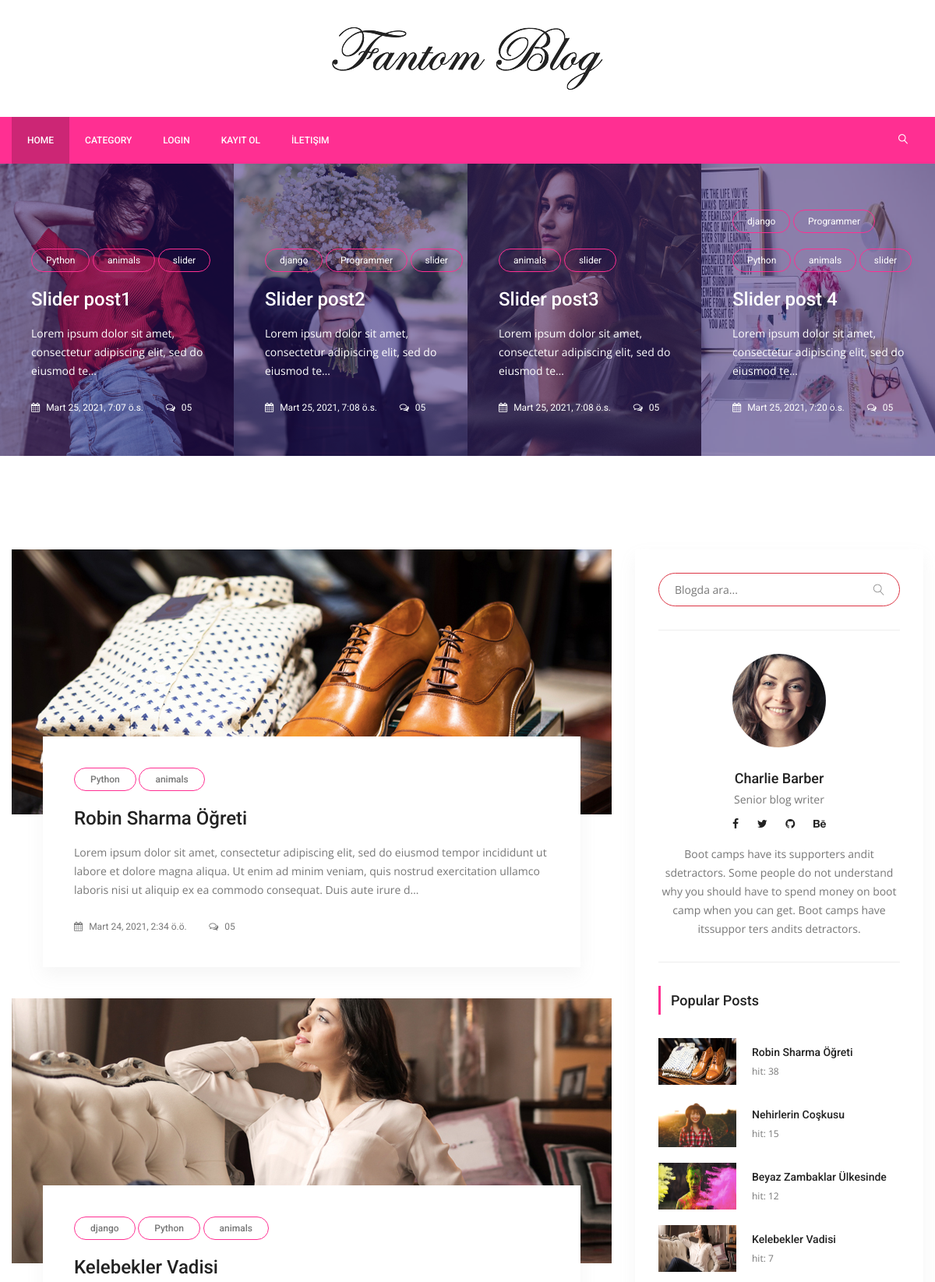
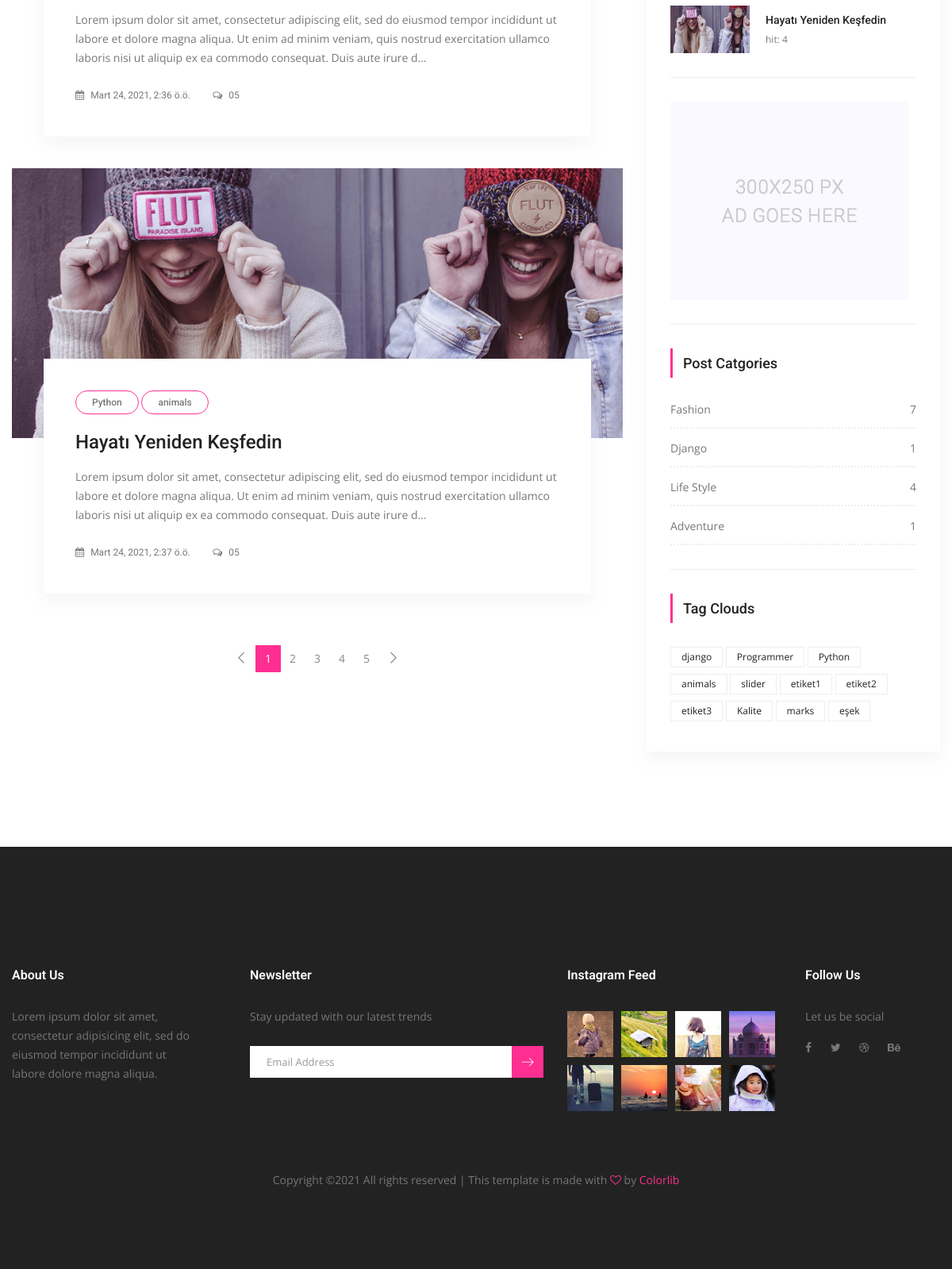
The page / on the database its author committed (2 pictures, top to bottom).
### posts/models.py (models this page shows, shortened)
class Post(models.Model):
    title = models.CharField(max_length=150)
    content = models.TextField()
    publishing_date = models.DateTimeField(auto_now_add=True)
    image = models.ImageField(null=True,blank=True, upload_to='resimler/',default="resimler/sean-o-KMn4VEeEPR8-unsplash.jpg")
    user = models.ForeignKey(settings.AUTH_USER_MODEL, on_delete=models.CASCADE, default=1)#ForeignKey -> 1'e çok yani, 1 kullanıcı bir sürü yazı ekleyebilir ilişkisi
    slug = models.SlugField(default="slug", editable=False)
    category = models.ForeignKey(Category,on_delete=models.CASCADE, default=1, related_name="posts")#1 Category'nin ->BİR SÜRÜ POSTU OLABİLİR , category -> one, Post Many
    tag = models.ManyToManyField(Tag,related_name="posts", blank=True)
    slider_post = models.BooleanField(default=False)
    hit=models.PositiveIntegerField(default=0)
    """
   1 user -> Bir sürü yazısı olabilir, fakat 1 yazının(Aynı yazı) bir sürü useri olamaz :ForeignKey
    1 etiket bir çok posta ait olabilir, aynı zamanda o yazıda bir çok etikete sahip olabilir:ManyToMany
    """

class Tag(models.Model):
    title = models.CharField(max_length = 50)
    slug = models.SlugField(editable = False )
    def __str__(self):
        return self.title

class Category(models.Model):
    title = models.CharField(max_length=250)
    slug = models.SlugField(editable=False)
    def post_count(self):
        return self.posts.all().count() #posts -> related_name="posts" dan geliyor..

### posts/views.py (the view)
# urls.py: path('', IndexView.as_view(), name='index'),
class IndexView(ListView):
    template_name = 'posts/index.html' #templates->posts->index.html
    model = Post
    context_object_name = 'posts'  #key ->value gibi düşünebilirsin.
    paginate_by = 3
    def get_context_data(self, *, object_list=None, **kwargs):
        context = super(IndexView,self).get_context_data(**kwargs)
        context['slider_posts'] = Post.objects.all().filter(slider_post=True)
        return context

### posts/templatetags/custom_tags.py (called while the page is built)
@register.simple_tag(name="categories")
def all_categories():
    return Category.objects.all()

@register.simple_tag(name="tags")
def all_tags():
    return Tag.objects.all()

@register.simple_tag(name="hit_posts")
def hit_posts():
    return Post.objects.order_by('-hit')[:5] # 5 tane post gösterir.

### templates/posts/index.html (shortened to what this page needs)
{% extends 'base.html' %}
{% load static %}
{% block content %}
        <section class="post_slider_area">
			<div class="post_slider_inner owl-carousel">
				{% for post in slider_posts %}
                <div class="item">
					<div class="post_s_item">
						<div class="post_img">
							<img src="{{ post.image.url }}" alt="">
						</div>
						<div class="post_text">
                            {% for tag in post.tag.all %}
							<a class="cat" href="{% url 'tag_detail' tag.slug %}">{{ tag.title }}</a>
                                {% endfor %}
							<a href="{% url 'detail' pk=post.id slug=post.slug %}"><h4>{{ post.title }}</h4></a>
							<p>{{ post.content | safe| truncatechars_html:75 }}</p>
							<div class="date">
								<a href="#"><i class="fa fa-calendar" aria-hidden="true"></i> {{ post.publishing_date }}</a>
								<a href="#"><i class="fa fa-comments-o" aria-hidden="true"></i> 05</a>
							</div>
						</div>
					</div>
				</div>
                {% endfor %}
			</div>
        </section>
        <section class="blog_area p_120">
            <div class="container">
                <div class="row">
                    <div class="col-lg-8">
                        <div class="blog_left_sidebar">
                            {% for post in posts %}
                            <article class="blog_style1">
                            	<div class="blog_img">
                            		<img class="img-fluid" src="{{ post.image.url }}" alt="">
                            	</div>
                            	<div class="blog_text">
									<div class="blog_text_inner">
                                        {% for tag in post.tag.all %}
										<a class="cat" href="{% url 'tag_detail' tag.slug %}">{{ tag.title }}</a>
                                        {% endfor %}
										<a href="{% url 'detail' pk=post.id slug=post.slug %}"><h4>{{ post.title }}</h4></a>
										<p>{{ post.content | safe | truncatechars_html:250 }}</p>
										<div class="date">
											<a href="#"><i class="fa fa-calendar" aria-hidden="true"></i> {{ post.publishing_date }}</a>
											<a href="#"><i class="fa fa-comments-o" aria-hidden="true"></i> 05</a>
										</div>
									</div>
                            	</div>
                            </article>
                            {% endfor %}
                        {% if is_paginated %}
                        <nav class="blog-pagination justify-content-center d-flex">
                            <ul class="pagination">
                                {% if page_obj.has_previous %}
                                <li class="page-item">
                                    <a href="?page={{ page_obj.previous_page_number }}" class="page-link" aria-label="Previous">
                                        <span aria-hidden="true">
                                            <span class="lnr lnr-chevron-left"></span>
                                        </span>
                                    </a>
                                </li>
                                    {% else %}
                                   <li class="page-item disabled">
                                        <a href="#" class="page-link" aria-label="Previous">
                                            <span aria-hidden="true">
                                                <span class="lnr lnr-chevron-left"></span>
                                            </span>
                                        </a>
                                    </li>
                                    {% endif %}
                                  {% for i in paginator.page_range %}
                                {% if page_obj.number == i %}
                                <li class="page-item active"><a href="#" class="page-link">{{ i }}</a></li>
                                {% else %}
                                <li class="page-item"><a href="?page={{ i }}" class="page-link">{{ i }}</a></li>
                               {% endif %}
                               {% endfor %}
                                {% if page_obj.has_next %}
                                <li class="page-item">
                                    <a href="?page={{ page_obj.next_page_number }}" class="page-link" aria-label="Next">
                                        <span aria-hidden="true">
                                            <span class="lnr lnr-chevron-right"></span>
                                        </span>
                                    </a>
                                </li>
                                {% endif %}
                            </ul>
                       </nav>
                        {% endif %}
                        </div>
                    </div>
                {% include 'right_side.html' %}
                </div>
            </div>
        </section>
{% endblock %}

### templates/right_side.html
{% load static %}
{% load custom_tags %}
  <div class="col-lg-4">
            <div class="blog_right_sidebar">
                <aside class="single_sidebar_widget search_widget">
                    <form action="{% url 'search' %}" method="get">
                    <div class="input-group ">
                            <input type="text" class="form-control border-danger" placeholder="Blogda ara..." name="q">
                            <span class="input-group-btn">
                                <button class="btn btn-default" type="button"><i class="lnr lnr-magnifier"></i></button>
                            </span>
                    </div> </form>
                    <div class="br"></div>
                </aside>
                <aside class="single_sidebar_widget author_widget">
                    <img class="author_img rounded-circle" src="{% static "img/blog/author.png" %}" alt="">
                    <h4>Charlie Barber</h4>
                    <p>Senior blog writer</p>
                    <div class="social_icon">
                        <a href="#"><i class="fa fa-facebook"></i></a>
                        <a href="#"><i class="fa fa-twitter"></i></a>
                        <a href="#"><i class="fa fa-github"></i></a>
                        <a href="#"><i class="fa fa-behance"></i></a>
                    </div>
                    <p>Boot camps have its supporters andit sdetractors. Some people do not understand why you should have to spend money on boot camp when you can get. Boot camps have itssuppor ters andits detractors.</p>
                    <div class="br"></div>
                </aside>
                <aside class="single_sidebar_widget popular_post_widget">
                    <h3 class="widget_title">Popular Posts</h3>
                    {% hit_posts as posts %}
                    {% for post in posts %}
                        <div class="media post_item">
                        <img src="{{ post.image.url }}" alt="post" style="width:100px;height:60px;">
                        <div class="media-body">
                            <a href="{% url 'detail'  post.id post.slug %}"><h3>{{ post.title }}</h3></a>
                            <p>hit: {{ post.hit }}</p>
                        </div>
                    </div>
                    {% endfor %}
                    <div class="br"></div>
                </aside>
                <aside class="single_sidebar_widget">
                    <a href="#"><img class="img-fluid" src="{% static "img/blog/add.jpg" %}" alt=""></a>
                    <div class="br"></div>
                </aside>
                <aside class="single_sidebar_widget post_category_widget">
                    <h4 class="widget_title">Post Catgories</h4>
                    <ul class="list cat-list">
                       {% categories as categories %}
                        {% for category in categories %}
                        <li>
                            <a href="{% url 'category_detail' pk=category.id slug=category.slug %}" class="d-flex justify-content-between">
                                <p>{{ category.title }}</p>
                                <p>{{ category.post_count }}</p>
                            </a>
                        </li>
                        {% endfor %}
                    </ul>
                    <div class="br"></div>
                </aside>
                <aside class="single-sidebar-widget tag_cloud_widget">
                    <h4 class="widget_title">Tag Clouds</h4>
                    <ul class="list">
                        {% tags as etiketler %}
                        {% for etiket in etiketler %}
                        <li><a href="{% url 'tag_detail' etiket.slug %}">{{ etiket }}</a></li>
                        {% endfor %}
                    </ul>
                </aside>
            </div>
        </div>

### rows shown on the page
Post: image (picture), title "Slider post1", content "Lorem ipsum dolor sit amet, consectetur adipiscing elit, sed do eiusmod te…", publishing_date "Mart 25, 2021, 7:07 ö.s."
Tag: title "Python"
Tag: title "animals"
Tag: title "slider"
Post: image (picture), title "Slider post2", content "Lorem ipsum dolor sit amet, consectetur adipiscing elit, sed do eiusmod te…", publishing_date "Mart 25, 2021, 7:08 ö.s."
Tag: title "django"
Tag: title "Programmer"
Post: image (picture), title "Slider post3", content "Lorem ipsum dolor sit amet, consectetur adipiscing elit, sed do eiusmod te…", publishing_date "Mart 25, 2021, 7:08 ö.s."
Post: image (picture), title "Slider post 4", content "Lorem ipsum dolor sit amet, consectetur adipiscing elit, sed do eiusmod te…", publishing_date "Mart 25, 2021, 7:20 ö.s."
Post: image (picture), title "Robin Sharma Öğreti", content "Lorem ipsum dolor sit amet, consectetur adipiscing elit, sed do eiusmod tempor incididunt ut labore et dolore magna aliqua. Ut enim ad minim veniam, quis nostrud exercitation ullamco laboris nisi ut aliquip ex ea commodo consequat. Duis aute irure d…", publishing_date "Mart 24, 2021, 2:34 ö.ö.", hit "38"
Post: image (picture), title "Kelebekler Vadisi", content "Lorem ipsum dolor sit amet, consectetur adipiscing elit, sed do eiusmod tempor incididunt ut labore et dolore magna aliqua. Ut enim ad minim veniam, quis nostrud exercitation ullamco laboris nisi ut aliquip ex ea commodo consequat. Duis aute irure d…", publishing_date "Mart 24, 2021, 2:36 ö.ö.", hit "7"
Post: image (picture), title "Hayatı Yeniden Keşfedin", content "Lorem ipsum dolor sit amet, consectetur adipiscing elit, sed do eiusmod tempor incididunt ut labore et dolore magna aliqua. Ut enim ad minim veniam, quis nostrud exercitation ullamco laboris nisi ut aliquip ex ea commodo consequat. Duis aute irure d…", publishing_date "Mart 24, 2021, 2:37 ö.ö.", hit "4"
Post: image (picture), title "Nehirlerin Coşkusu", hit "15"
Post: image (picture), title "Beyaz Zambaklar Ülkesinde", hit "12"
Category: title "Fashion", post_count "7"
Category: title "Django", post_count "1"
Category: title "Life Style", post_count "4"
Category: title "Adventure", post_count "1"
Tag: title "etiket1"
Tag: title "etiket2"
Tag: title "etiket3"
Tag: title "Kalite"
Tag: title "marks"
Tag: title "eşek"

### other values the page prints
{{ i }} "1"
{{ i }} "2" "3" "4" "5"
